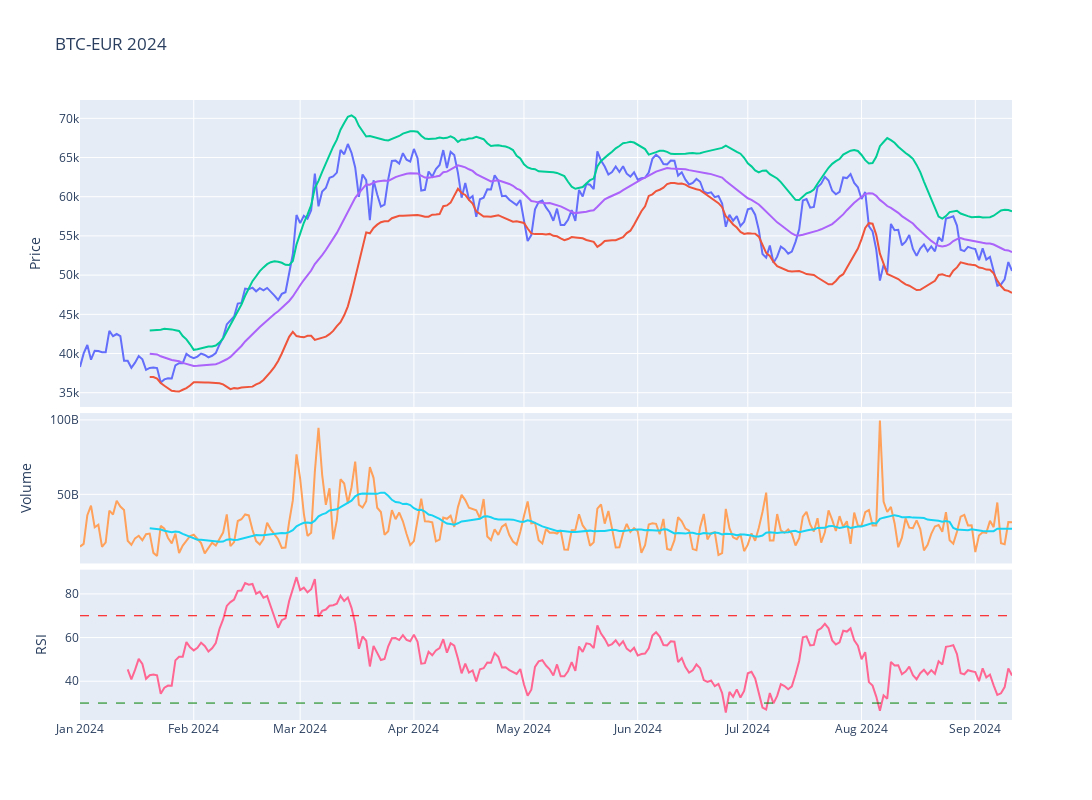

Notebook code for this chart:
### Code cell
# Plot the adjusted close price
fig = make_subplots(rows=4, cols=1,shared_xaxes=True,vertical_spacing=0.01,specs=[[{'rowspan':2,'colspan':1}],[None],[{'rowspan':1,'colspan':1}],[{'rowspan':1,'colspan':1}]])

# Graph (1,1)
fig.add_trace(go.Scatter(x=stock_ticker['Adj Close'].loc[year].index,y=stock_ticker['Adj Close'].loc[year],mode="lines",name=f'{ticker}'),row=1,col=1)
fig.add_trace(go.Scatter(x=stock_ticker['BB_Lower'].loc[year].index,y=stock_ticker['BB_Lower'].loc[year],mode="lines",name='BB_Lower'),row=1,col=1)
fig.add_trace(go.Scatter(x=stock_ticker['BB_Upper'].loc[year].index,y=stock_ticker['BB_Upper'].loc[year],mode="lines",name='BB_Upper'),row=1,col=1)
fig.add_trace(go.Scatter(x=stock_ticker['MMA20'].loc[year].index,y=stock_ticker['MMA20'].loc[year],mode="lines",name='MMA20'),row=1,col=1)
# Update xaxis properties
fig.update_yaxes(title_text="Price", row=1, col=1)

# Graph (3,1)
fig.add_trace(go.Scatter(x=stock_ticker['Volume'].loc[year].index,y=stock_ticker['Volume'].loc[year],mode="lines",name='Volume'),row=3, col=1)
fig.add_trace(go.Scatter(x=stock_ticker['Volume'].loc[year].index,y=stock_ticker['Volume'].loc[year].rolling(20).mean(),mode="lines",name='MMA20'),row=3,col=1)
fig.update_yaxes(title_text="Volume", row=3, col=1)

# Graph (4,1)
fig.add_trace(go.Scatter(x=stock_ticker['RSI'].loc[year].index,y=stock_ticker['RSI'].loc[year],mode="lines",name='RSI'),row=4, col=1)
fig.add_hline(y=30, line_width=1, line_dash="dash", line_color="green",row=4,col=1)
fig.add_hline(y=70, line_width=1, line_dash="dash", line_color="red",row=4,col=1)
fig.update_yaxes(title_text="RSI", row=4, col=1)

fig.update_layout(height=800, width=1300,showlegend=False,title=f"{ticker} {year}")

fig.show()

### Figure 1 — Plotly figure (JSON) as saved in the notebook; plotly's stock layout.template omitted (floating-point values rounded to 4 significant figures; data arrays with more than 128 entries replaced by an {"elided": "..."} marker saying what was removed)
{"data": [{"mode": "lines", "name": "BTC-EUR", "type": "scatter", "x": {"elided": "255 str values"}, "xaxis": "x", "y": {"elided": "255 float values"}, "yaxis": "y"}, {"mode": "lines", "name": "BB_Lower", "type": "scatter", "x": {"elided": "255 str values"}, "xaxis": "x", "y": {"elided": "255 float values"}, "yaxis": "y"}, {"mode": "lines", "name": "BB_Upper", "type": "scatter", "x": {"elided": "255 str values"}, "xaxis": "x", "y": {"elided": "255 float values"}, "yaxis": "y"}, {"mode": "lines", "name": "MMA20", "type": "scatter", "x": {"elided": "255 str values"}, "xaxis": "x", "y": {"elided": "255 float values"}, "yaxis": "y"}, {"mode": "lines", "name": "Volume", "type": "scatter", "x": {"elided": "255 str values"}, "xaxis": "x2", "y": {"elided": "255 int values"}, "yaxis": "y2"}, {"mode": "lines", "name": "MMA20", "type": "scatter", "x": {"elided": "255 str values"}, "xaxis": "x2", "y": {"elided": "255 float values"}, "yaxis": "y2"}, {"mode": "lines", "name": "RSI", "type": "scatter", "x": {"elided": "255 str values"}, "xaxis": "x3", "y": {"elided": "255 float values"}, "yaxis": "y3"}], "layout": {"height": 800, "shapes": [{"line": {"color": "green", "dash": "dash", "width": 1}, "type": "line", "x0": 0, "x1": 1, "xref": "x3 domain", "y0": 30, "y1": 30, "yref": "y3"}, {"line": {"color": "red", "dash": "dash", "width": 1}, "type": "line", "x0": 0, "x1": 1, "xref": "x3 domain", "y0": 70, "y1": 70, "yref": "y3"}], "showlegend": false, "title": {"text": "BTC-EUR 2024"}, "width": 1300, "xaxis": {"anchor": "y", "domain": [0, 1], "matches": "x3", "showticklabels": false}, "xaxis2": {"anchor": "y2", "domain": [0, 1], "matches": "x3", "showticklabels": false}, "xaxis3": {"anchor": "y3", "domain": [0, 1]}, "yaxis": {"anchor": "x", "domain": [0.505, 1], "title": {"text": "Price"}}, "yaxis2": {"anchor": "x2", "domain": [0.2525, 0.495], "title": {"text": "Volume"}}, "yaxis3": {"anchor": "x3", "domain": [0, 0.2425], "title": {"text": "RSI"}}}}
